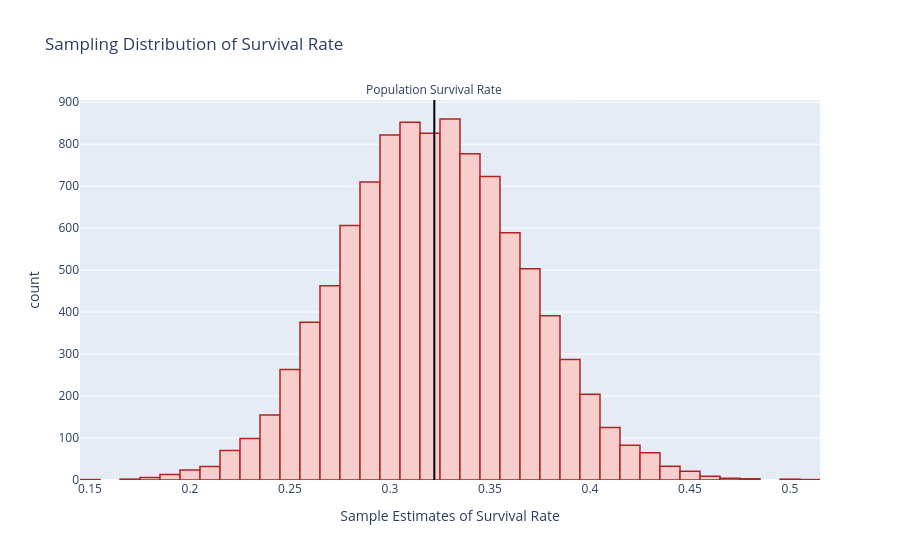

Notebook code cell kept with this figure:
### Code cell
# Visualize the 10,000 sample estimates
sample_surv_rates = pd.Series(sample_surv_rates)
fig = px.histogram(sample_surv_rates,
                   title = "Sampling Distribution of Survival Rate",
                   labels = {"value":"Sample Estimates of Survival Rate"},
                   height = 550)

fig.update_traces(showlegend = False,
                  marker_color = "#F8CECC", 
                  marker_line_color = "firebrick",
                  marker_line_width = 1.5)

pop_surv_rate = titanic["survived"].value_counts(normalize = True).loc["yes"]
fig.add_vline(x = pop_surv_rate,
              line_width=2,            
              line_dash="solid",       
              line_color="black",         
              annotation_text="Population Survival Rate",      
              annotation_position="top")

### Figure 1 — Plotly figure (JSON) as saved in the notebook; plotly's stock layout.template omitted (floating-point values rounded to 4 significant figures; data arrays with more than 128 entries replaced by an {"elided": "..."} marker saying what was removed)
{"data": [{"alignmentgroup": "True", "bingroup": "x", "hovertemplate": "variable=0<br>Sample Estimates of Survival Rate=%{x}<br>count=%{y}<extra></extra>", "legendgroup": "0", "marker": {"color": "#F8CECC", "line": {"color": "firebrick", "width": 1.5}, "pattern": {"shape": ""}}, "name": "0", "offsetgroup": "0", "orientation": "v", "showlegend": false, "type": "histogram", "x": {"elided": "10000 float values"}, "xaxis": "x", "yaxis": "y"}], "layout": {"annotations": [{"showarrow": false, "text": "Population Survival Rate", "x": 0.3222, "xanchor": "center", "xref": "x", "y": 1, "yanchor": "bottom", "yref": "y domain"}], "autosize": true, "barmode": "relative", "legend": {"title": {"text": "variable"}, "tracegroupgap": 0}, "shapes": [{"line": {"color": "black", "dash": "solid", "width": 2}, "type": "line", "x0": 0.3222, "x1": 0.3222, "xref": "x", "y0": 0, "y1": 1, "yref": "y domain"}], "title": {"text": "Sampling Distribution of Survival Rate"}, "xaxis": {"anchor": "y", "autorange": true, "domain": [0, 1], "range": [0.145, 0.515], "title": {"text": "Sample Estimates of Survival Rate"}, "type": "linear"}, "yaxis": {"anchor": "x", "autorange": true, "domain": [0, 1], "range": [0, 905.3], "title": {"text": "count"}}}}
